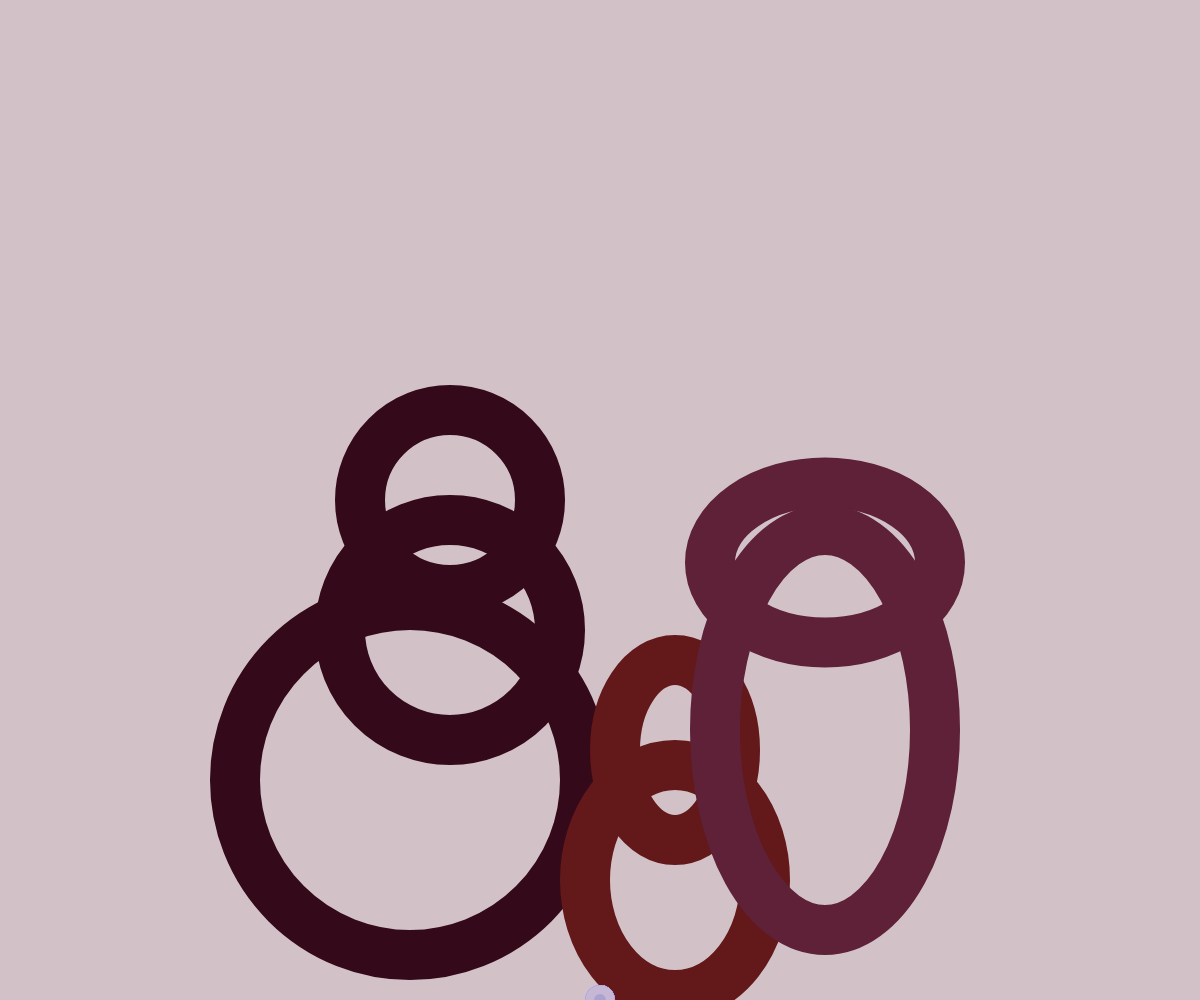
Frame 1 (no input)
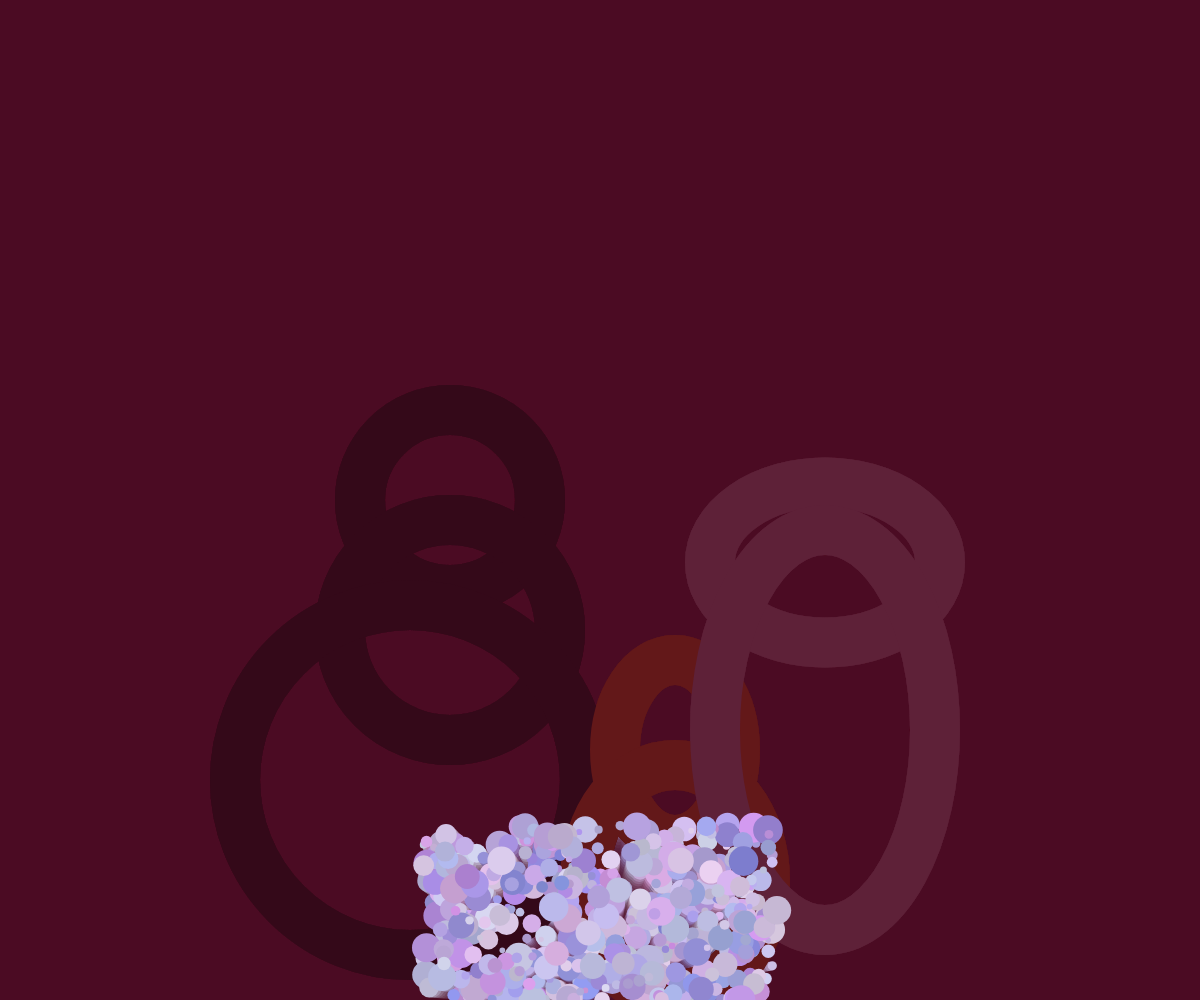
Frame 60 (no input)
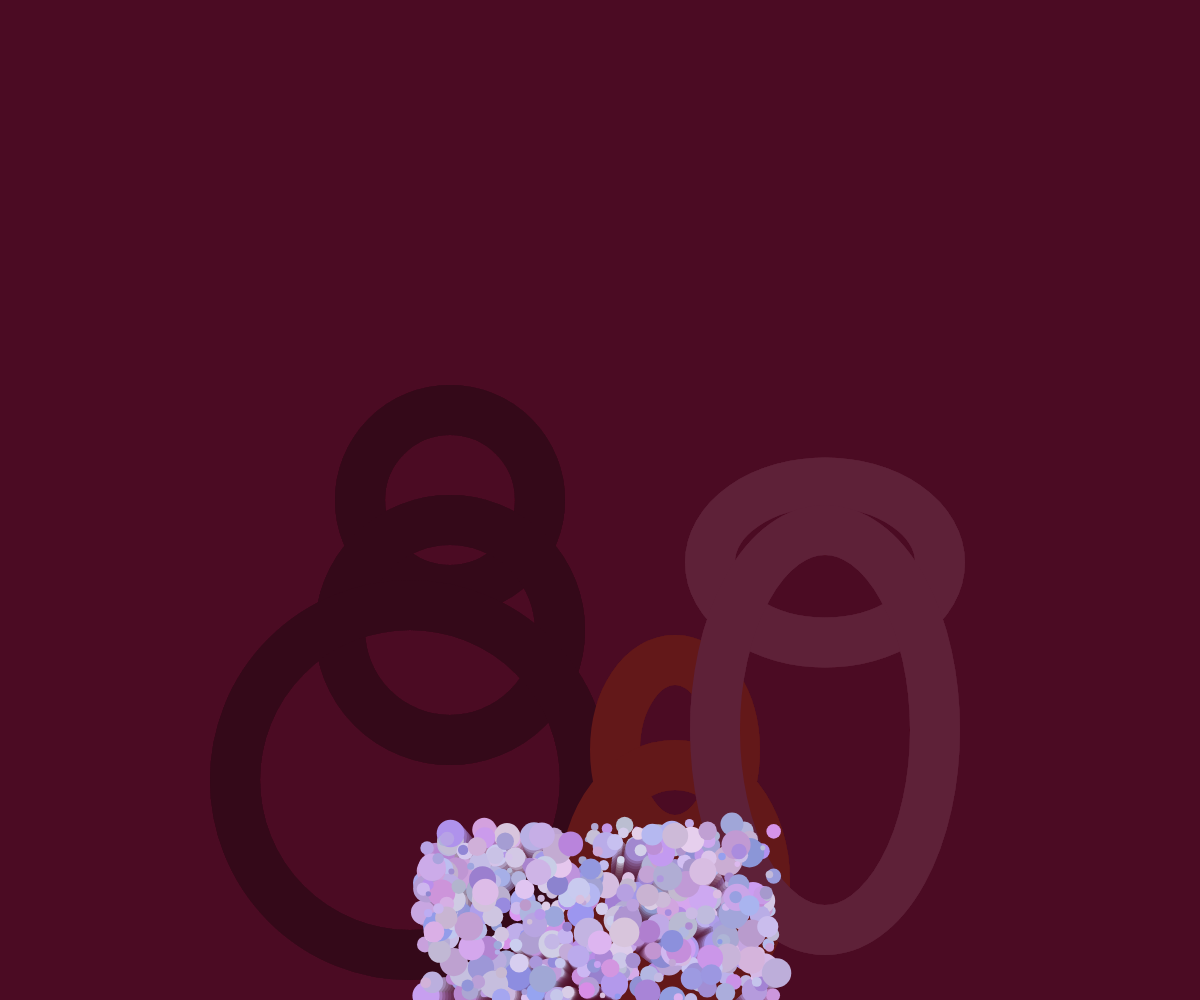
Frame 120 (the mouse pressed at the canvas centre since frame 60)

The p5.js sketch that drew these frames (run headless with seeded random() and noise() and a simulated clock; from frame 60 on, the mouse is pressed at the canvas centre):

// p5.js sketch
// ── sketch.js
let ballCount = 500;

let x = [];
let y = [];
let size = [];

let xSpeed = [];
let ySpeed = [];

let h = [];
let s = [];
let b = [];


function setup() {
    createCanvas(windowWidth, windowHeight);
    colorMode(HSB, 360, 100, 100);
    for(let i = 0; i < ballCount; i++) {
        x[i] = width / 2;
        y[i] = height;

        size[i] = random(5, 30);

        xSpeed[i] = random(-3, 3);
        ySpeed[i] = random(-3, 3);

        h[i] = random(230, 290);
        s[i] = random(10, 40);
        b[i] = random(80, 95);
    }
}

function draw() {
    background('rgba(78, 13, 37, 0.25)');
    push();
    stroke('#340919');
    strokeWeight(50);
    noFill();
    snowMan1();
    translate(width/2, 0);
    pop();

    push();
    stroke('#631819');
    strokeWeight(50);
    noFill();
    snowMan2();
    translate(width/2, 0);
    pop();

    push();
    stroke('#5E2138');
    strokeWeight(50);
    noFill();
    snowMan3();
    translate(width/2, 0);
    pop();

    if(mouseIsPressed) {

    }

    for (let i = 0; i < ballCount; i++) {
        ellipse(x[i], y[i], size[i]);

        x[i] += xSpeed[i];
        y[i] += ySpeed[i];

        if(x[i] < 0 || x[i] > width) {
            xSpeed[i] = xSpeed[i] * (-1);
        }

        if(y[i] < 0 || y[i] > height) {
            ySpeed[i] = ySpeed[i] * (-1);
        }

        fill(h[i], s[i], b[i]);

        noStroke();
    }
    

}

function windowResized() {
    resizeCanvas(windowWidth, windowHeight);
  }

function snowMan1() {
    ellipse(width / 8 * 3, height / 2, 180, 180);

    push();
    translate(0, 130);
    ellipse(width / 8 * 3, height / 2, 220, 220);
    pop();
    
    push();
    translate(-40, 280);
    ellipse(width / 8 * 3, height / 2, 350, 350);
    pop();
}

function snowMan2() {
    ellipse(width / 16 * 9, height / 8 * 6, 120, 180);

    push();
    translate(0, 130);
    ellipse(width / 16 * 9, height / 8 * 6, 180, 230);
    pop();
}

function snowMan3() {
    ellipse(width / 16 * 11, height / 16 * 9, 230, 160);

    push();
    translate(0, 230);
    ellipse(width / 16 * 11, height / 2, 220, 400);
    pop();
}

function mousePressed() {
    clear();
    for(let i = 0; i < ballCount; i++) {
        x[i] = width / 2;
        y[i] = height;

        size[i] = random(5, 30);

        xSpeed[i] = random(-3, 3);
        ySpeed[i] = random(-3, 3);

        h[i] = random(230, 290);
        s[i] = random(10, 40);
        b[i] = random(80, 95);
    }
}
